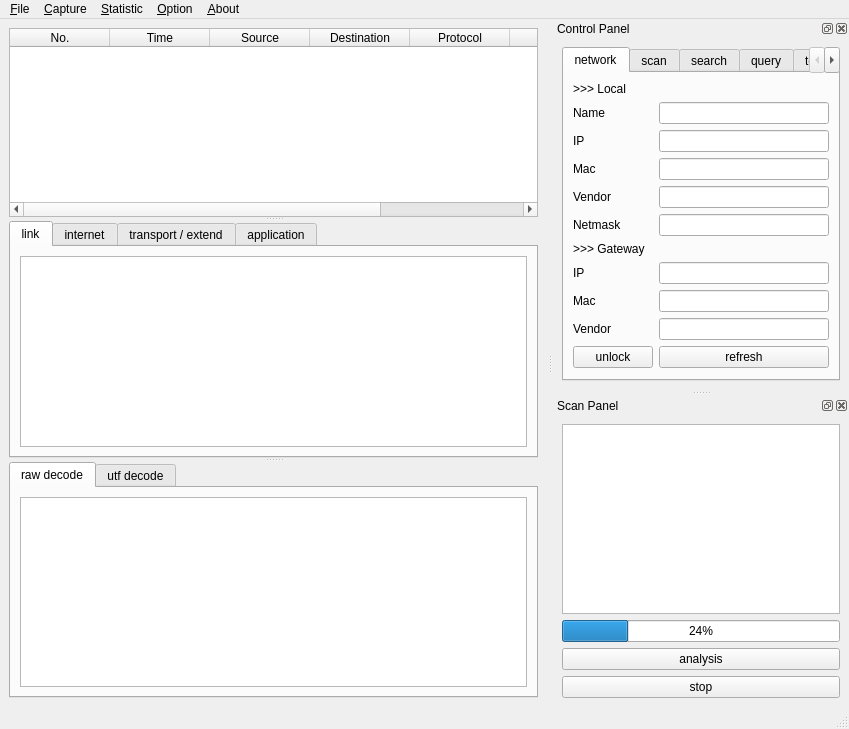
<?xml version="1.0" encoding="UTF-8"?>
<ui version="4.0">
 <class>MainWindow</class>
 <widget class="QMainWindow" name="MainWindow">
  <property name="geometry">
   <rect>
    <x>0</x>
    <y>0</y>
    <width>849</width>
    <height>729</height>
   </rect>
  </property>
  <property name="windowTitle">
   <string>MainWindow</string>
  </property>
  <widget class="QWidget" name="centralwidget">
   <layout class="QHBoxLayout" name="horizontalLayout_8">
    <item>
     <widget class="QSplitter" name="splitter">
      <property name="orientation">
       <enum>Qt::Vertical</enum>
      </property>
      <widget class="QTableWidget" name="conciseInfoTable">
       <property name="styleSheet">
        <string notr="true">outline:0;</string>
       </property>
       <property name="showGrid">
        <bool>false</bool>
       </property>
       <property name="gridStyle">
        <enum>Qt::NoPen</enum>
       </property>
       <column>
        <property name="text">
         <string>No.</string>
        </property>
       </column>
       <column>
        <property name="text">
         <string>Time</string>
        </property>
       </column>
       <column>
        <property name="text">
         <string>Source</string>
        </property>
       </column>
       <column>
        <property name="text">
         <string>Destination</string>
        </property>
       </column>
       <column>
        <property name="text">
         <string>Protocol</string>
        </property>
       </column>
       <column>
        <property name="text">
         <string>Length</string>
        </property>
       </column>
       <column>
        <property name="text">
         <string>Stack</string>
        </property>
       </column>
      </widget>
      <widget class="QTabWidget" name="verboseInfoTab">
       <property name="currentIndex">
        <number>0</number>
       </property>
       <widget class="QWidget" name="linkTab">
        <attribute name="title">
         <string>link</string>
        </attribute>
        <layout class="QVBoxLayout" name="verticalLayout_7">
         <item>
          <widget class="QPlainTextEdit" name="linkTextEdit"/>
         </item>
        </layout>
       </widget>
       <widget class="QWidget" name="interTab">
        <attribute name="title">
         <string>internet</string>
        </attribute>
        <layout class="QVBoxLayout" name="verticalLayout_6">
         <item>
          <widget class="QPlainTextEdit" name="interTextEdit"/>
         </item>
        </layout>
       </widget>
       <widget class="QWidget" name="transTab">
        <attribute name="title">
         <string>transport / extend</string>
        </attribute>
        <layout class="QVBoxLayout" name="verticalLayout_5">
         <item>
          <widget class="QPlainTextEdit" name="transTextEdit"/>
         </item>
        </layout>
       </widget>
       <widget class="QWidget" name="appTab">
        <attribute name="title">
         <string>application</string>
        </attribute>
        <layout class="QVBoxLayout" name="verticalLayout_4">
         <item>
          <widget class="QPlainTextEdit" name="appTextEdit"/>
         </item>
        </layout>
       </widget>
      </widget>
      <widget class="QTabWidget" name="decodeInfoTab">
       <property name="currentIndex">
        <number>0</number>
       </property>
       <widget class="QWidget" name="rawTab">
        <attribute name="title">
         <string>raw decode</string>
        </attribute>
        <layout class="QVBoxLayout" name="verticalLayout_8">
         <item>
          <widget class="QPlainTextEdit" name="rawTextEdit"/>
         </item>
        </layout>
       </widget>
       <widget class="QWidget" name="utfTab">
        <attribute name="title">
         <string>utf decode</string>
        </attribute>
        <layout class="QVBoxLayout" name="verticalLayout_9">
         <item>
          <widget class="QPlainTextEdit" name="utfTextEdit"/>
         </item>
        </layout>
       </widget>
      </widget>
     </widget>
    </item>
   </layout>
  </widget>
  <widget class="QMenuBar" name="menubar">
   <property name="geometry">
    <rect>
     <x>0</x>
     <y>0</y>
     <width>849</width>
     <height>26</height>
    </rect>
   </property>
   <widget class="QMenu" name="menu_File">
    <property name="title">
     <string>&amp;File</string>
    </property>
    <widget class="QMenu" name="menu_export">
     <property name="title">
      <string>&amp;export</string>
     </property>
     <widget class="QMenu" name="menuNetwork_info">
      <property name="title">
       <string>&amp;network info</string>
      </property>
      <addaction name="actionNetCSV"/>
      <addaction name="actionNetJSON"/>
      <addaction name="actionNetPlain"/>
     </widget>
     <widget class="QMenu" name="menuLAN_info">
      <property name="title">
       <string>&amp;LAN info</string>
      </property>
      <addaction name="actionLANCSV"/>
      <addaction name="actionLANJSON"/>
      <addaction name="actionLANPlain"/>
     </widget>
     <widget class="QMenu" name="menuPackets_info">
      <property name="title">
       <string>&amp;packets info</string>
      </property>
      <addaction name="actionPktCSV"/>
      <addaction name="actionPktJSON"/>
      <addaction name="actionPktPlain"/>
     </widget>
     <addaction name="menuNetwork_info"/>
     <addaction name="menuLAN_info"/>
     <addaction name="menuPackets_info"/>
    </widget>
    <addaction name="action_Save"/>
    <addaction name="action_Open"/>
    <addaction name="separator"/>
    <addaction name="menu_export"/>
    <addaction name="separator"/>
    <addaction name="action_close"/>
   </widget>
   <widget class="QMenu" name="menu_Capture">
    <property name="title">
     <string>&amp;Capture</string>
    </property>
    <addaction name="action_Start"/>
    <addaction name="separator"/>
    <addaction name="action_Stop"/>
    <addaction name="separator"/>
    <addaction name="action_Restart"/>
   </widget>
   <widget class="QMenu" name="menu_Statistic">
    <property name="title">
     <string>&amp;Statistic</string>
    </property>
    <widget class="QMenu" name="menu_protocol">
     <property name="title">
      <string>&amp;protocol</string>
     </property>
     <addaction name="action_ProBar"/>
     <addaction name="action_ProHbar"/>
     <addaction name="action_ProPie"/>
    </widget>
    <widget class="QMenu" name="menu_length">
     <property name="title">
      <string>&amp;length</string>
     </property>
     <addaction name="action_LenBar"/>
     <addaction name="action_LenHbar"/>
     <addaction name="action_LenPie"/>
    </widget>
    <widget class="QMenu" name="menu_time">
     <property name="title">
      <string>&amp;time</string>
     </property>
     <addaction name="action_TimeBar"/>
     <addaction name="action_TimeHbar"/>
     <addaction name="action_TimePie"/>
    </widget>
    <addaction name="menu_protocol"/>
    <addaction name="menu_length"/>
    <addaction name="menu_time"/>
   </widget>
   <widget class="QMenu" name="menu_Option">
    <property name="title">
     <string>&amp;Option</string>
    </property>
    <addaction name="separator"/>
    <addaction name="action_Filter"/>
    <addaction name="separator"/>
    <addaction name="action_RefreshRank"/>
   </widget>
   <widget class="QMenu" name="menu_About">
    <property name="title">
     <string>&amp;About</string>
    </property>
    <addaction name="action_Help"/>
    <addaction name="separator"/>
    <addaction name="action_Author"/>
    <addaction name="separator"/>
    <addaction name="action_Rank"/>
   </widget>
   <addaction name="menu_File"/>
   <addaction name="menu_Capture"/>
   <addaction name="menu_Statistic"/>
   <addaction name="menu_Option"/>
   <addaction name="menu_About"/>
  </widget>
  <widget class="QStatusBar" name="statusbar"/>
  <widget class="QDockWidget" name="controlDock">
   <property name="enabled">
    <bool>true</bool>
   </property>
   <property name="floating">
    <bool>false</bool>
   </property>
   <property name="windowTitle">
    <string>Control Panel</string>
   </property>
   <attribute name="dockWidgetArea">
    <number>2</number>
   </attribute>
   <widget class="QWidget" name="controlDockContents">
    <layout class="QHBoxLayout" name="horizontalLayout_2">
     <item>
      <widget class="QTabWidget" name="controlTabManage">
       <property name="currentIndex">
        <number>0</number>
       </property>
       <property name="tabBarAutoHide">
        <bool>false</bool>
       </property>
       <widget class="QWidget" name="networkTab">
        <attribute name="title">
         <string>network</string>
        </attribute>
        <layout class="QFormLayout" name="formLayout">
         <item row="1" column="0">
          <widget class="QLabel" name="nameLabel">
           <property name="text">
            <string>Name</string>
           </property>
          </widget>
         </item>
         <item row="1" column="1">
          <widget class="QLineEdit" name="nameLineEdit"/>
         </item>
         <item row="2" column="0">
          <widget class="QLabel" name="ipLabel">
           <property name="text">
            <string>IP</string>
           </property>
          </widget>
         </item>
         <item row="2" column="1">
          <widget class="QLineEdit" name="ipLineEdit"/>
         </item>
         <item row="3" column="0">
          <widget class="QLabel" name="macLabel">
           <property name="text">
            <string>Mac</string>
           </property>
          </widget>
         </item>
         <item row="3" column="1">
          <widget class="QLineEdit" name="macLineEdit"/>
         </item>
         <item row="4" column="0">
          <widget class="QLabel" name="vendorLabel">
           <property name="text">
            <string>Vendor</string>
           </property>
          </widget>
         </item>
         <item row="4" column="1">
          <widget class="QLineEdit" name="vendorLineEdit"/>
         </item>
         <item row="5" column="0">
          <widget class="QLabel" name="netmaskLabel">
           <property name="text">
            <string>Netmask</string>
           </property>
          </widget>
         </item>
         <item row="5" column="1">
          <widget class="QLineEdit" name="netmaskLineEdit"/>
         </item>
         <item row="7" column="0">
          <widget class="QLabel" name="gwIpLabel">
           <property name="text">
            <string>IP</string>
           </property>
          </widget>
         </item>
         <item row="10" column="0">
          <widget class="QLabel" name="gwVendorLabel">
           <property name="text">
            <string>Vendor</string>
           </property>
          </widget>
         </item>
         <item row="10" column="1">
          <widget class="QLineEdit" name="gwVendorLineEdit"/>
         </item>
         <item row="13" column="1">
          <widget class="QPushButton" name="refreshButton">
           <property name="text">
            <string>refresh</string>
           </property>
          </widget>
         </item>
         <item row="0" column="0">
          <widget class="QLabel" name="localLabel">
           <property name="text">
            <string>&gt;&gt;&gt; Local</string>
           </property>
          </widget>
         </item>
         <item row="6" column="0">
          <widget class="QLabel" name="gwLabel">
           <property name="text">
            <string>&gt;&gt;&gt; Gateway</string>
           </property>
          </widget>
         </item>
         <item row="8" column="0">
          <widget class="QLabel" name="gwMacLabel">
           <property name="text">
            <string>Mac</string>
           </property>
          </widget>
         </item>
         <item row="13" column="0">
          <widget class="QPushButton" name="unlockButton">
           <property name="text">
            <string>unlock</string>
           </property>
          </widget>
         </item>
         <item row="7" column="1">
          <widget class="QLineEdit" name="gwIpLineEdit"/>
         </item>
         <item row="8" column="1">
          <widget class="QLineEdit" name="gwMacLineEdit"/>
         </item>
        </layout>
       </widget>
       <widget class="QWidget" name="scanTab">
        <attribute name="title">
         <string>scan</string>
        </attribute>
        <layout class="QVBoxLayout" name="verticalLayout_3">
         <item>
          <widget class="QLabel" name="rangeLabel">
           <property name="text">
            <string>Range</string>
           </property>
          </widget>
         </item>
         <item>
          <widget class="QLineEdit" name="rangeLineEdit"/>
         </item>
         <item>
          <widget class="QPushButton" name="rangeButton">
           <property name="text">
            <string>range scan</string>
           </property>
          </widget>
         </item>
         <item>
          <widget class="QLabel" name="maskLabel">
           <property name="text">
            <string>Mask</string>
           </property>
          </widget>
         </item>
         <item>
          <widget class="QLineEdit" name="maskLineEdit"/>
         </item>
         <item>
          <widget class="QPushButton" name="maskButton">
           <property name="text">
            <string>mask scan</string>
           </property>
          </widget>
         </item>
        </layout>
       </widget>
       <widget class="QWidget" name="searchTab">
        <attribute name="title">
         <string>search</string>
        </attribute>
        <layout class="QFormLayout" name="formLayout_4">
         <item row="0" column="0">
          <widget class="QLabel" name="searchLabel">
           <property name="text">
            <string>Search</string>
           </property>
          </widget>
         </item>
         <item row="0" column="1">
          <widget class="QLineEdit" name="searchLineEdit"/>
         </item>
         <item row="1" column="1">
          <widget class="QPushButton" name="searchButton">
           <property name="text">
            <string>search</string>
           </property>
          </widget>
         </item>
        </layout>
       </widget>
       <widget class="QWidget" name="ipinfoTab">
        <attribute name="title">
         <string>query</string>
        </attribute>
        <layout class="QFormLayout" name="formLayout_3">
         <item row="0" column="0">
          <widget class="QLabel" name="sipLabel">
           <property name="text">
            <string>Query IP</string>
           </property>
          </widget>
         </item>
         <item row="0" column="1">
          <widget class="QLineEdit" name="sipLineEdit"/>
         </item>
         <item row="1" column="0" colspan="2">
          <widget class="QTextEdit" name="sipTextEdit"/>
         </item>
         <item row="2" column="0">
          <widget class="QPushButton" name="sipButton">
           <property name="text">
            <string>query</string>
           </property>
          </widget>
         </item>
        </layout>
       </widget>
       <widget class="QWidget" name="termTab">
        <attribute name="title">
         <string>term</string>
        </attribute>
        <layout class="QGridLayout" name="gridLayout">
         <item row="0" column="0">
          <widget class="QLabel" name="termLabel">
           <property name="text">
            <string>Query Term</string>
           </property>
          </widget>
         </item>
         <item row="0" column="1">
          <widget class="QLineEdit" name="termLineEdit"/>
         </item>
         <item row="2" column="0" colspan="2">
          <widget class="QPushButton" name="termButton">
           <property name="text">
            <string>query</string>
           </property>
          </widget>
         </item>
         <item row="1" column="0" colspan="2">
          <widget class="QTextEdit" name="termTextEdit"/>
         </item>
        </layout>
       </widget>
      </widget>
     </item>
    </layout>
   </widget>
  </widget>
  <widget class="QDockWidget" name="scanDock">
   <property name="windowTitle">
    <string>Scan Panel</string>
   </property>
   <attribute name="dockWidgetArea">
    <number>2</number>
   </attribute>
   <widget class="QWidget" name="scanDockContents">
    <layout class="QVBoxLayout" name="verticalLayout">
     <item>
      <widget class="QListWidget" name="nodeListWidget">
       <property name="styleSheet">
        <string notr="true">outline:0;</string>
       </property>
      </widget>
     </item>
     <item>
      <widget class="QProgressBar" name="scanProgressBar">
       <property name="value">
        <number>24</number>
       </property>
      </widget>
     </item>
     <item>
      <widget class="QPushButton" name="analysisButton">
       <property name="text">
        <string>analysis</string>
       </property>
      </widget>
     </item>
     <item>
      <widget class="QPushButton" name="stopButton">
       <property name="text">
        <string>stop</string>
       </property>
      </widget>
     </item>
    </layout>
   </widget>
  </widget>
  <action name="action_Save">
   <property name="text">
    <string>&amp;save</string>
   </property>
  </action>
  <action name="action_Open">
   <property name="text">
    <string>&amp;open</string>
   </property>
  </action>
  <action name="action_Export">
   <property name="text">
    <string>&amp;Export</string>
   </property>
  </action>
  <action name="actionNetCSV">
   <property name="text">
    <string>&amp;CSV</string>
   </property>
  </action>
  <action name="actionNetJSON">
   <property name="text">
    <string>&amp;JSON</string>
   </property>
  </action>
  <action name="actionNetPlain">
   <property name="text">
    <string>&amp;plain text</string>
   </property>
  </action>
  <action name="actionLANCSV">
   <property name="text">
    <string>CSV</string>
   </property>
  </action>
  <action name="actionLANJSON">
   <property name="text">
    <string>JSON</string>
   </property>
  </action>
  <action name="actionLANPlain">
   <property name="text">
    <string>plain text</string>
   </property>
  </action>
  <action name="actionPktCSV">
   <property name="text">
    <string>CSV</string>
   </property>
  </action>
  <action name="actionPktJSON">
   <property name="text">
    <string>JSON</string>
   </property>
  </action>
  <action name="actionPktPlain">
   <property name="text">
    <string>plain text</string>
   </property>
  </action>
  <action name="action_Start">
   <property name="text">
    <string>&amp;start</string>
   </property>
  </action>
  <action name="actionSto_p">
   <property name="text">
    <string>sto&amp;p</string>
   </property>
  </action>
  <action name="action_restart">
   <property name="text">
    <string>&amp;restart</string>
   </property>
  </action>
  <action name="action_ProBar">
   <property name="text">
    <string>&amp;bar</string>
   </property>
  </action>
  <action name="action_ProHbar">
   <property name="text">
    <string>&amp;hbar</string>
   </property>
  </action>
  <action name="action_ProPie">
   <property name="text">
    <string>&amp;pie</string>
   </property>
  </action>
  <action name="action_LenBar">
   <property name="text">
    <string>&amp;bar</string>
   </property>
  </action>
  <action name="action_LenHbar">
   <property name="text">
    <string>&amp;hbar</string>
   </property>
  </action>
  <action name="action_LenPie">
   <property name="text">
    <string>&amp;pie</string>
   </property>
  </action>
  <action name="action_TimeBar">
   <property name="text">
    <string>&amp;bar</string>
   </property>
  </action>
  <action name="action_TimeHbar">
   <property name="text">
    <string>&amp;hbar</string>
   </property>
  </action>
  <action name="action_TimePie">
   <property name="text">
    <string>&amp;pie</string>
   </property>
  </action>
  <action name="action_Stop">
   <property name="text">
    <string>sto&amp;p</string>
   </property>
  </action>
  <action name="action_Restart">
   <property name="text">
    <string>&amp;restart</string>
   </property>
  </action>
  <action name="action_Help">
   <property name="text">
    <string>&amp;help</string>
   </property>
  </action>
  <action name="action_Author">
   <property name="text">
    <string>&amp;author</string>
   </property>
  </action>
  <action name="action_close">
   <property name="text">
    <string>&amp;close</string>
   </property>
   <property name="shortcut">
    <string>Ctrl+Q</string>
   </property>
  </action>
  <action name="action_rank">
   <property name="text">
    <string>&amp;rank</string>
   </property>
  </action>
  <action name="action_Rank">
   <property name="text">
    <string>&amp;rank</string>
   </property>
  </action>
  <action name="action_Filter">
   <property name="text">
    <string>&amp;filter</string>
   </property>
  </action>
  <action name="action_RefreshRank">
   <property name="text">
    <string>&amp;refresh rank</string>
   </property>
  </action>
 </widget>
 <resources/>
 <connections/>
</ui>
